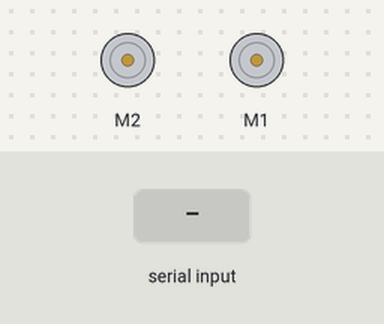
A sketch run on a simulated Arduino Uno, built with avr-gcc and run on an emulated ATmega328P. Shown: 2 × DC motor (green arrow = forward, orange = backward, longer = faster). The test bench sets the inputs (shaded band).

Above: at 1.2 s.
1.3 s: "1" received over Serial
At 2.8 s:
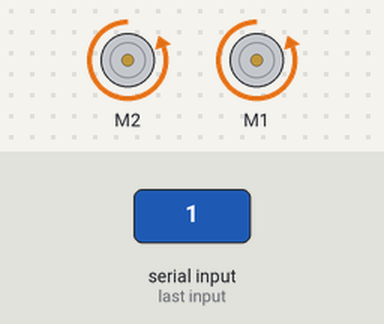
Timing chart, 0 to 4.3 s (numbered marks = the images above; inputs shaded):
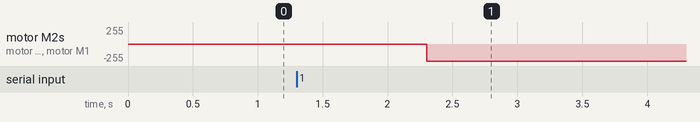

Measured:
- after the input at 1.3 s, motor M2, motor M1: stopped → backward 255/255 after 1.0 s

The sketch:

base_driver.ino
```cpp
#include "DualVNH5019MotorShield.h"
#include <PID_v1.h>
#include <math.h>

#define min_rot 4.0

static const int8_t lookup_table[] = {0,-1,1,0,1,0,0,-1,-1,0,0,1,0,1,-1,0};
const size_t data_size = 3;
const char IS_ENCODER = 0x80;
unsigned int motor_one = 400, motor_two = 400;
volatile long lenc_count = 0;
volatile long renc_count = 0;
unsigned char cmd[data_size];
unsigned char enc[4];

long old_cl = 0;
long old_cr = 0;
long old_t = 0;
long dt = 0;
double change_el = 0;
double change_er = 0;
double vel_l = 0;
double vel_r = 0;
int index = 0;
uint16_t temp;
double kp = 105 , ki = 0.1, kd = 0;
// double kp = 70 , ki = , kd = 10;

double inputr = 0, outputr = 0, setpointr = 0;
double inputl = 0, outputl = 0, setpointl = 0;

PID velRPid(&inputr, &outputr, &setpointr, kp, ki, kd, DIRECT);
PID velLPid(&inputl, &outputl, &setpointl, kp, ki, kd, DIRECT);

DualVNH5019MotorShield md;

void setup() {
    Serial.begin(115200);
    md.init();
    attachInterrupt(digitalPinToInterrupt(18),lencoder,CHANGE);
    attachInterrupt(digitalPinToInterrupt(19),lencoder,CHANGE);
    attachInterrupt(digitalPinToInterrupt(20),rencoder,CHANGE);
    attachInterrupt(digitalPinToInterrupt(21),rencoder,CHANGE);
    velRPid.SetMode(AUTOMATIC);
    velRPid.SetSampleTime(1);
    velRPid.SetOutputLimits(-400, 400);
    velLPid.SetMode(AUTOMATIC);
    velLPid.SetSampleTime(1);
    velLPid.SetOutputLimits(-400, 400);
}

void loop() {
    index++;
    if (index >= 40){
        change_el = lenc_count - old_cl;
        change_er = renc_count - old_cr;
        dt = micros() - old_t;
        old_cl = lenc_count;
        old_cr = renc_count;
        old_t = micros();
        vel_l = (change_el * 6413.900601)/dt;
        vel_r = (change_er * 6413.900601)/dt;
        index = 0;
    }
    if (Serial.available() > 0) {
        Serial.readBytes(cmd, data_size);
        if (cmd[0] & IS_ENCODER) {
            enc[0] = (lenc_count & 0xff);
            enc[1] = (lenc_count & 0xff00) >> 8;
            enc[2] = (lenc_count & 0xff0000) >> 16;
            enc[3] = (lenc_count & 0xff000000) >> 24;
            Serial.write(enc, 4);
            enc[0] = (renc_count & 0xff);
            enc[1] = (renc_count & 0xff00) >> 8;
            enc[2] = (renc_count & 0xff0000) >> 16;
            enc[3] = (renc_count & 0xff000000) >> 24;
            Serial.write(enc, 4);
            temp = (double)1000 * vel_l;
            enc[0] = (temp & 0xff);
            enc[1] = (temp & 0xff00) >> 8;
            temp = (double)1000 * vel_r;
            enc[2] = (temp & 0xff);
            enc[3] = (temp & 0xff00) >> 8;
            Serial.write(enc, 4);
        } else {
            motor_two = cmd[0] << 4;
            motor_two |= ((cmd[1] & 0xf0) >> 4);
            motor_one = (cmd[1] & 0x0f) << 7;
            motor_one |= (cmd[2] & 0xfe) >> 1;
            setpointr = ((int)motor_one - 1024)/10;
            setpointl = ((int)motor_two - 1024)/10;
        }
    }
    inputl = vel_l;
    inputr = vel_r;
    velLPid.Compute();
    velRPid.Compute();
    md.setM2Speed(outputl);
    md.setM1Speed(outputr);
}
void lencoder()
{
    static uint8_t enc_val = 0;
    enc_val = enc_val << 2;
    enc_val = enc_val | ((PIND & 0b1100) >> 2);

    lenc_count = lenc_count + lookup_table[enc_val & 0b1111];
}

void rencoder()
{
    static uint8_t enc_val = 0;
    enc_val = enc_val << 2;
    enc_val = enc_val | (PIND & 0b0011);

    renc_count = renc_count + lookup_table[enc_val & 0b1111];
}
```
